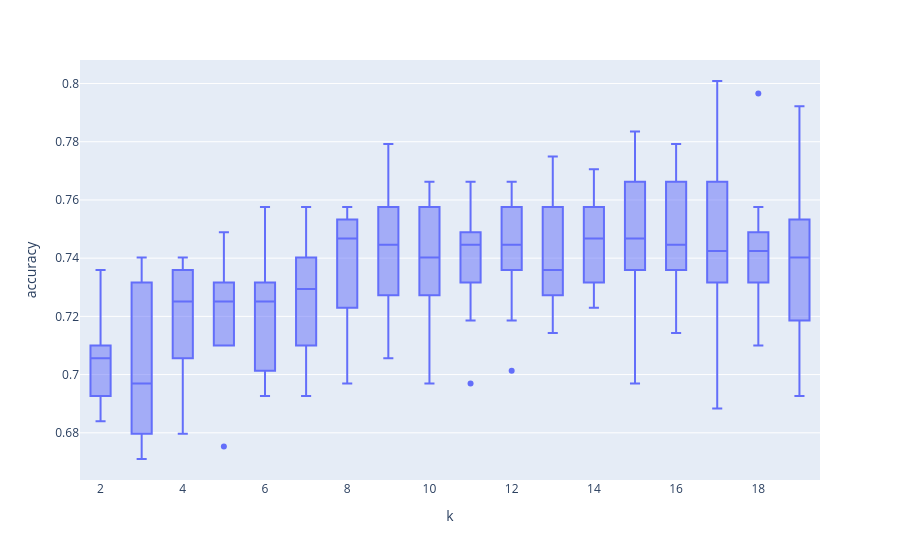

The cell this chart's notebook holds for it:
### Code cell
import plotly.express as px

fig = px.box(df, x="k", y="accuracy")
fig.show()

### Figure 1 — Plotly figure (JSON) as saved in the notebook; plotly's stock layout.template omitted (floating-point values rounded to 4 significant figures; data arrays with more than 128 entries replaced by an {"elided": "..."} marker saying what was removed)
{"data": [{"alignmentgroup": "True", "hovertemplate": "k=%{x}<br>accuracy=%{y}<extra></extra>", "legendgroup": "", "marker": {"color": "#636efa"}, "name": "", "notched": false, "offsetgroup": "", "orientation": "v", "showlegend": false, "type": "box", "x": {"elided": "180 int values"}, "x0": " ", "xaxis": "x", "y": {"elided": "180 float values"}, "y0": " ", "yaxis": "y"}], "layout": {"boxmode": "group", "legend": {"tracegroupgap": 0}, "margin": {"t": 60}, "xaxis": {"anchor": "y", "domain": [0, 1], "title": {"text": "k"}}, "yaxis": {"anchor": "x", "domain": [0, 1], "title": {"text": "accuracy"}}}}
